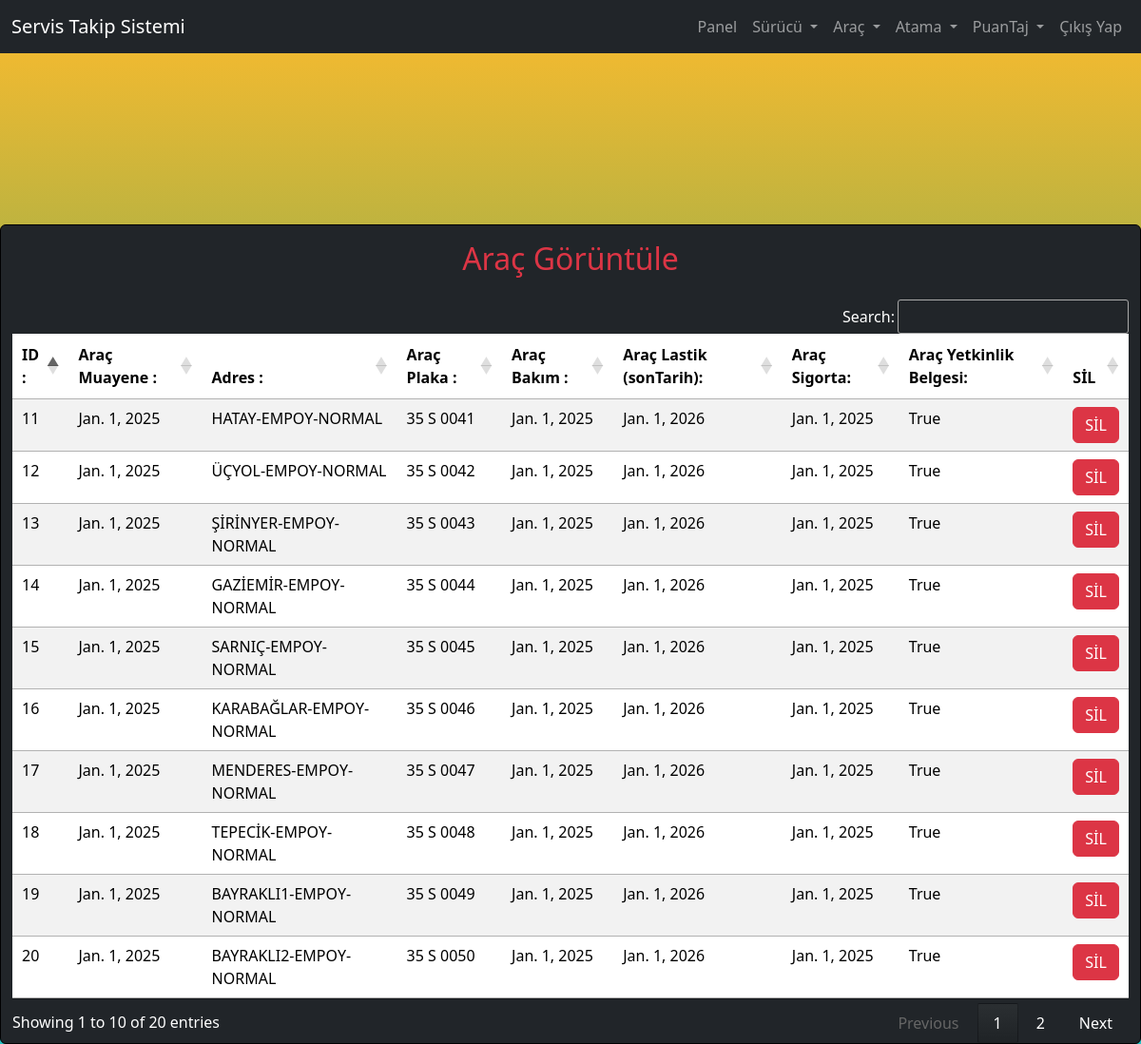
Screenshot of /arac_goruntule/ (signed in) with the database file from the repository.
### hospital/models.py (models this page shows, shortened)
class Vehicle(models.Model):
    vehicle_model = models.IntegerField(null=True)
    vehicle_inspection = models.DateField()
    car_plaka = models.CharField(max_length=40)
    adress = models.TextField(max_length=200)
    vehicle_maintenance = models.DateField(default=datetime.date.today)
    vehicle_tire = models.DateField(default=datetime.date.today)
    car_battery = models.BooleanField(default=False)
    vehicle_insurance = models.DateField(default=datetime.date.today)
    vehicle_license = models.BooleanField(default=False)
    carArventoNumber = models.IntegerField(null=True)

### hospital/views.py (the view)
# urls.py: path("arac_goruntule/", arac_goruntule, name="arac_goruntule"),
def arac_goruntule(request):
    if not request.user.is_staff:
        return redirect("login")
    arac = Vehicle.objects.all()
    a = {"arac": arac}
    return render(request, "arac_goruntule.html", a)

### hospital/templates/arac_goruntule.html
{% include "base.html" %}
{% load static %}
{% include "navigation.html" %}
{% block content %}
<div class="container-fluid bg-dark border border-black rounded" style="margin-top: 180px; width: fit-content;">
    <h2 class='p-3 text-danger text-center '>Araç Görüntüle </h2>
    <table  id="example" class='table table-striped' >
        <thead>
            <tr>
                <th> ID : </th>
                <th> Araç Muayene : </th>
                <th> Adres : </th>
                <th> Araç Plaka : </th>
                <th> Araç Bakım : </th>
                <th> Araç Lastik (sonTarih): </th>
                <th> Araç Sigorta: </th>
                <th> Araç Yetkinlik Belgesi: </th>
                <th> SİL </th>
            </tr>
        </thead>
        <tbody>
            {% for i in arac %}
            <tr>
                <td>{{i.id}}</td>
                <td>{{i.vehicle_inspection}}</td>
                <td>{{i.adress}}</td>
                <td>{{i.car_plaka}}</td>
                <td>{{i.vehicle_maintenance}}</td>
                <td>{{i.vehicle_tire}}</td>
                <td>{{i.vehicle_insurance}}</td>
                <td>{{i.vehicle_license}}</td>
                <td><a href="{% url 'arac_sil' i.id %}" onclick="return confirm ('Silmek istediğinize Emin Misiniz ? ')" class="btn btn-danger">SİL</a></td>
            </tr>
            {% endfor %}
        </tbody>
    </table>
</div>
{% endblock content %}

### hospital/templates/base.html (style rules this page uses)
body { background: rgb(34,193,195); background: linear-gradient(0deg, rgba(34,193,195,1) 0%, rgba(83,166,95,1) 41%, rgba(253,187,45,1) 100%); min-height: 100vh; color: white !important; }

### rows the page displays
Vehicle: id "11", vehicle_inspection "Jan. 1, 2025", adress "HATAY-EMPOY-NORMAL", car_plaka "35 S 0041", vehicle_maintenance "Jan. 1, 2025", vehicle_tire "Jan. 1, 2026", vehicle_insurance "Jan. 1, 2025", vehicle_license "True"
Vehicle: id "12", vehicle_inspection "Jan. 1, 2025", adress "ÜÇYOL-EMPOY-NORMAL", car_plaka "35 S 0042", vehicle_maintenance "Jan. 1, 2025", vehicle_tire "Jan. 1, 2026", vehicle_insurance "Jan. 1, 2025", vehicle_license "True"
Vehicle: id "13", vehicle_inspection "Jan. 1, 2025", adress "ŞİRİNYER-EMPOY-NORMAL", car_plaka "35 S 0043", vehicle_maintenance "Jan. 1, 2025", vehicle_tire "Jan. 1, 2026", vehicle_insurance "Jan. 1, 2025", vehicle_license "True"
Vehicle: id "14", vehicle_inspection "Jan. 1, 2025", adress "GAZİEMİR-EMPOY-NORMAL", car_plaka "35 S 0044", vehicle_maintenance "Jan. 1, 2025", vehicle_tire "Jan. 1, 2026", vehicle_insurance "Jan. 1, 2025", vehicle_license "True"
Vehicle: id "15", vehicle_inspection "Jan. 1, 2025", adress "SARNIÇ-EMPOY-NORMAL", car_plaka "35 S 0045", vehicle_maintenance "Jan. 1, 2025", vehicle_tire "Jan. 1, 2026", vehicle_insurance "Jan. 1, 2025", vehicle_license "True"
Vehicle: id "16", vehicle_inspection "Jan. 1, 2025", adress "KARABAĞLAR-EMPOY-NORMAL", car_plaka "35 S 0046", vehicle_maintenance "Jan. 1, 2025", vehicle_tire "Jan. 1, 2026", vehicle_insurance "Jan. 1, 2025", vehicle_license "True"
Vehicle: id "17", vehicle_inspection "Jan. 1, 2025", adress "MENDERES-EMPOY-NORMAL", car_plaka "35 S 0047", vehicle_maintenance "Jan. 1, 2025", vehicle_tire "Jan. 1, 2026", vehicle_insurance "Jan. 1, 2025", vehicle_license "True"
Vehicle: id "18", vehicle_inspection "Jan. 1, 2025", adress "TEPECİK-EMPOY-NORMAL", car_plaka "35 S 0048", vehicle_maintenance "Jan. 1, 2025", vehicle_tire "Jan. 1, 2026", vehicle_insurance "Jan. 1, 2025", vehicle_license "True"
Vehicle: id "19", vehicle_inspection "Jan. 1, 2025", adress "BAYRAKLI1-EMPOY-NORMAL", car_plaka "35 S 0049", vehicle_maintenance "Jan. 1, 2025", vehicle_tire "Jan. 1, 2026", vehicle_insurance "Jan. 1, 2025", vehicle_license "True"
Vehicle: id "20", vehicle_inspection "Jan. 1, 2025", adress "BAYRAKLI2-EMPOY-NORMAL", car_plaka "35 S 0050", vehicle_maintenance "Jan. 1, 2025", vehicle_tire "Jan. 1, 2026", vehicle_insurance "Jan. 1, 2025", vehicle_license "True"
